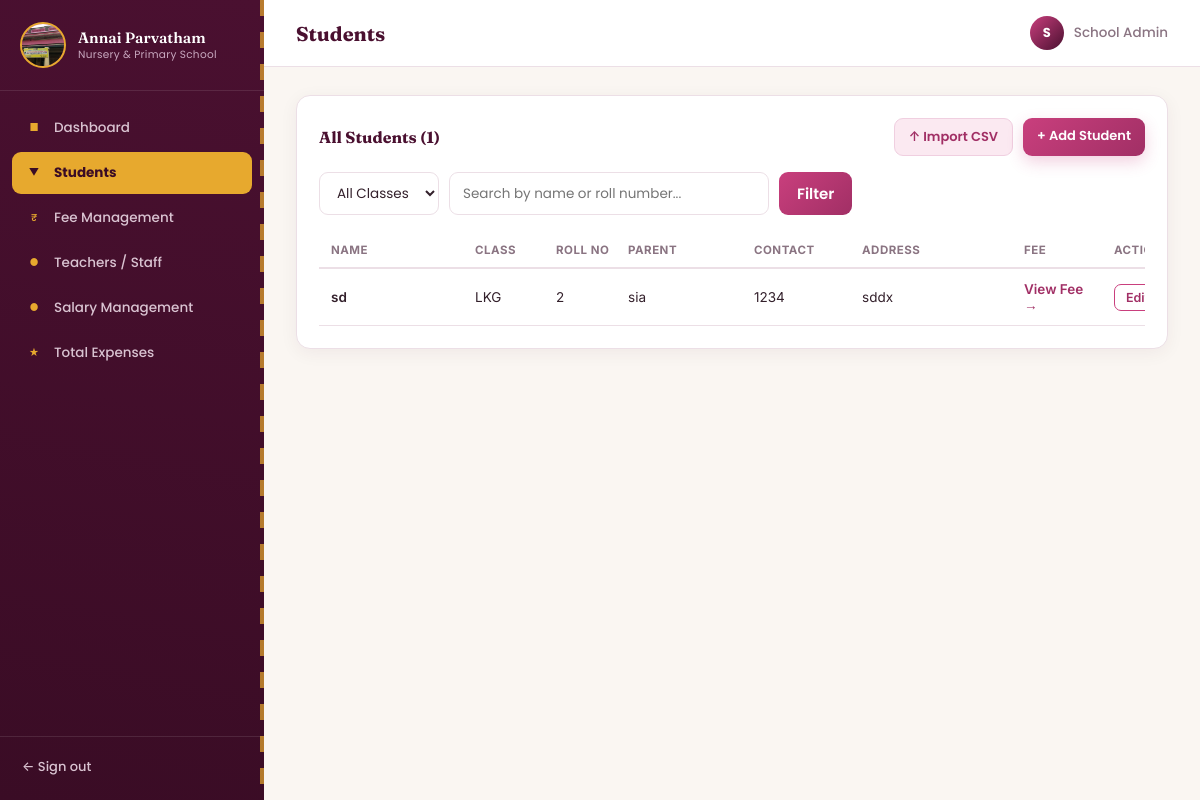
/students (signed in), run on the app's committed database.
### models.py (models this page shows)
class Student(db.Model):
    id = db.Column(db.Integer, primary_key=True)
    name = db.Column(db.String(120), nullable=False, index=True)
    class_name = db.Column(db.String(40), nullable=False, index=True)
    roll_no = db.Column(db.String(40), nullable=False)
    parent_name = db.Column(db.String(120))
    contact = db.Column(db.String(20))
    address = db.Column(db.String(250))
    admission_date = db.Column(db.String(20))
    __table_args__ = (db.UniqueConstraint("class_name", "roll_no", name="uq_class_roll"),)
    fee = db.relationship("StudentFee", backref="student", uselist=False, cascade="all, delete-orphan")
    payments = db.relationship("FeePayment", backref="student", cascade="all, delete-orphan")

### app.py (the view)
@app.route("/students")
@login_required
def students():
    q = request.args.get("q", "").strip()
    class_filter = request.args.get("class_name", "").strip()
    page = get_page_arg()
    query = Student.query
    if class_filter and class_filter in CLASS_CHOICES:
        query = query.filter(Student.class_name == class_filter)
    if q:
        query = query.filter(db.or_(Student.name.ilike(f"%{q}%"), Student.roll_no.ilike(f"%{q}%")))
    total_matching = query.count()
    pagination = query.order_by(Student.class_name, Student.name).paginate(
        page=page, per_page=PAGE_SIZE, error_out=False
    )
    return render_template(
        "students.html",
        students=pagination.items,
        pagination=pagination,
        total_matching=total_matching,
        q=q,
        class_filter=class_filter,
        class_choices=CLASS_CHOICES,
    )

### app.py (called while the page is built)
def login_required(f):
    @wraps(f)
    def wrapper(*args, **kwargs):
        if "admin_id" not in session:
            return redirect(url_for("login"))
        return f(*args, **kwargs)
    return wrapper

def get_page_arg():
    try:
        page = int(request.args.get("page", 1))
    except (TypeError, ValueError):
        page = 1
    return max(page, 1)

### templates/students.html (shortened to what this page needs)
{% extends "base.html" %}
{% import "_macros.html" as macros %}
{% block header %}Students{% endblock %}
{% block content %}
<div class="panel">
  <div class="panel-head">
    <h3>All Students ({{ total_matching }})</h3>
    <div class="panel-head-actions">
      <a href="{{ url_for('import_students') }}" class="action-btn secondary small">&#8593; Import CSV</a>
      <a href="{{ url_for('add_student') }}" class="action-btn small">+ Add Student</a>
    </div>
  </div>
  <form method="GET" class="search-row">
    <select name="class_name" class="filter-select">
      <option value="">All Classes</option>
    </select>
    <input type="text" name="q" value="{{ q }}" placeholder="Search by name or roll number...">
    <button type="submit" class="submit-btn small">Filter</button>
  </form>
  {% if students %}
  <div class="table-scroll">
  <table class="data-table students-table">
    <thead>
      <tr>
        <th>Name</th><th>Class</th><th>Roll No</th><th>Parent</th><th>Contact</th><th>Address</th><th>Fee</th><th class="col-actions">Actions</th>
      </tr>
    </thead>
    <tbody>
      {% for s in students %}
      <tr>
        <td class="cell-name">{{ s.name }}</td>
        <td>{{ s.class_name }}</td>
        <td>{{ s.roll_no }}</td>
        <td class="cell-truncate" title="{{ s.parent_name or '' }}">{{ s.parent_name or '-' }}</td>
        <td class="cell-truncate" title="{{ s.contact or '' }}">{{ s.contact or '-' }}</td>
        <td class="cell-truncate" title="{{ s.address or '' }}">{{ s.address or '-' }}</td>
        <td><a href="{{ url_for('student_fee_detail', student_id=s.id) }}" class="link-btn">View Fee &rarr;</a></td>
        <td class="col-actions">
          <div class="action-btn-group">
            <a href="{{ url_for('edit_student', student_id=s.id) }}" class="edit-btn">Edit</a>
          </div>
        </td>
      </tr>
      {% endfor %}
    </tbody>
  </table>
  </div>
  {% endif %}
</div>
{% endblock %}

### data on the page
Student: name "sd", class_name "LKG", roll_no "2", parent_name "sia", contact "1234", address "sddx"

### other printed values
{{ session.get('admin_name','A')[0] }} "S"
{{ session.get('admin_name','Admin') }} "School Admin"
{{ total_matching }} "1"
